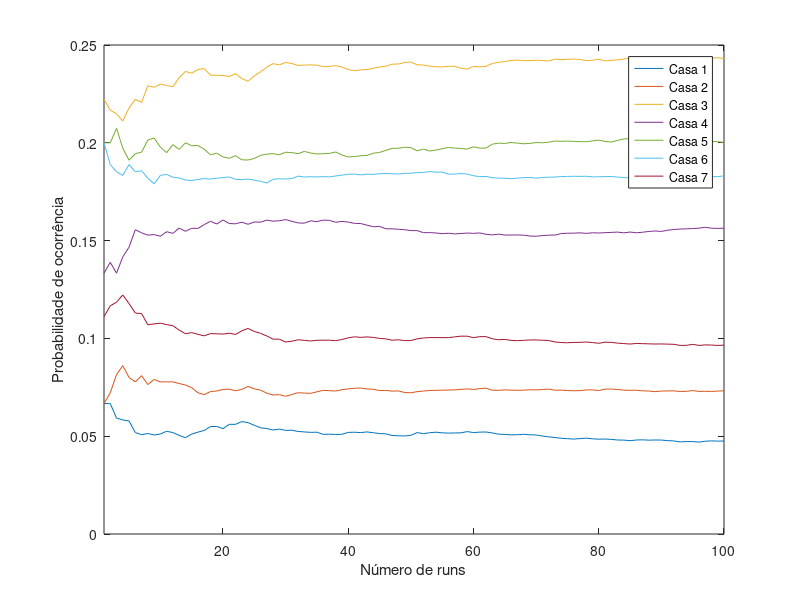
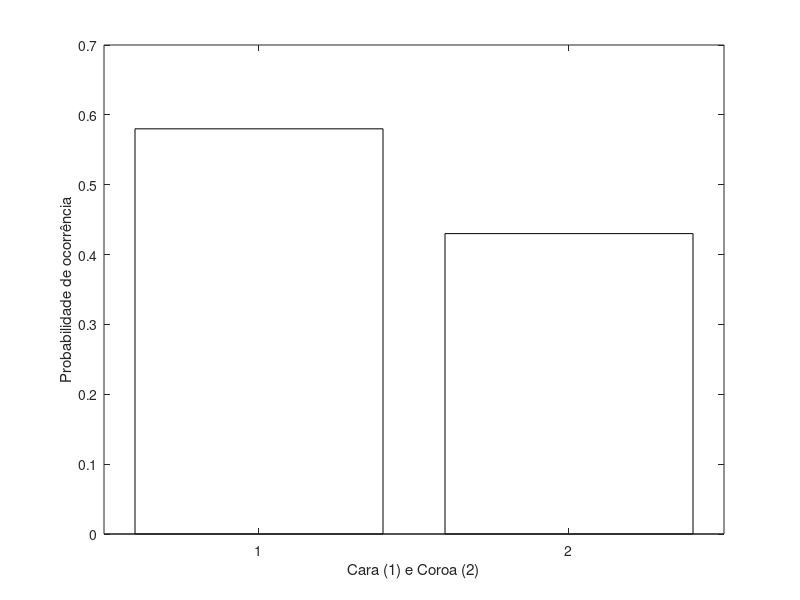

These charts were generated, in order, by the following MATLAB code:
close all;
Njogadas=100;
NMC=100; %Número de runs
Ndiscard=10;
Ncasas=7;
z = zeros(NMC,Ncasas); %número de estados do jogo, que indica o número de vezes que se caiu em cada casa
y = zeros(1,Njogadas); % dimensão igual ao número de jogadas em cada run de Monte Carlo, que indica as casas em que se caiu em cada jogada
Aluguer = [10,10,0,15,20,25,35];
estados = [2,3,4,5,6,3,1;
           3,4,5,6,3,7,2]; %representação da máquina de estados a posição estados(1,1) representa a casa onde se vai para caso estejamos na casa 1 e calhe cara
coinflips = zeros(1,Njogadas);
zfreq = zeros(NMC,Ncasas);
%rand('state',0)
espera = 0;
hh = waitbar(espera,"Doing stuff");

for i=1:1:NMC
    x = 0; %variável escalar que indica o número do estado em que a marca do jogador está em cada instante;
    for k=1:1:Njogadas+1 % a inicial n conta para o nº de jogadas         
        avanca = randi([1 2]); % lançamento da moeda
        coinflips(k)=avanca;
        if x == 0              % no inicio está "fora do tabuleiro"
            x = avanca;        % ou vai para o 1 ou para o 2
        else    
            x = estados(avanca,x);  % avança segundo o diagrama
        end
        y(k) = x;
        if k > Ndiscard+1    
            z(i,x) = z(i,x)+1;
        end
    end 
end

%testing if transitions are right. First bullet point on question P2.
for i = 1:1:(length(y)-1)
    salto = y(i+1) - y(i);
    if(salto ~= 1 && salto ~= 2)
       salto = abs(salto);
       if(salto == 3)
           if(~((y(i) == 6 && y(i+1) == 3) &&  coinflips(i+1) == 1))
                disp("There's a wrong move in this run" )
                disp(i)
           end
       end
       if(salto == 5)
           if(~((y(i) == 7 && y(i+1) == 2)  &&  coinflips(i+1) == 2))
                disp("There's a wrong move in this run"  )
           end
       end
       if(salto == 6)
           if(~((y(i) == 7 && y(i+1) == 1) &&  coinflips(i+1) == 1))
                disp("There's a wrong move in this run"  )
           end
       end
    end
end   


%testing if transitions are right. 
for n = 1:1:NMC
    for i=1:1:Ncasas
        zfreq(n,i) = sum(z(1:n,i))/((Njogadas-Ndiscard)*n);
    end
      espera = espera + 1/NMC;
      waitbar(espera,hh,"Doing stuff");
end
figure(1)
for i = 1:1:Ncasas
    xlim([1,NMC]);
    plot(zfreq(:,i))
    hold on
end
legend('Casa 1','Casa 2','Casa 3','Casa 4','Casa 5','Casa 6','Casa 7');
xlabel('Número de runs')
ylabel('Probabilidade de ocorrência')

%Last bullet point on question P2. Probability of coinflips

coinflips_frequency = zeros(1,2);
for i=1:1:length(coinflips)
    if coinflips(i) == 1
        coinflips_frequency(1,1) = coinflips_frequency(1,1) + 1; 
    end
    if coinflips(i) == 2
        
        coinflips_frequency(1,2) = coinflips_frequency(1,2) + 1;
    end
end
figure(3)
bar(1:2, coinflips_frequency/Njogadas,'FaceColor','flat')
xlabel('Cara (1) e Coroa (2)')
ylabel('Probabilidade de ocorrência')
%1 corresponde a sair "cara" e um resultado igual a 2 é "coroa"
close(hh)
